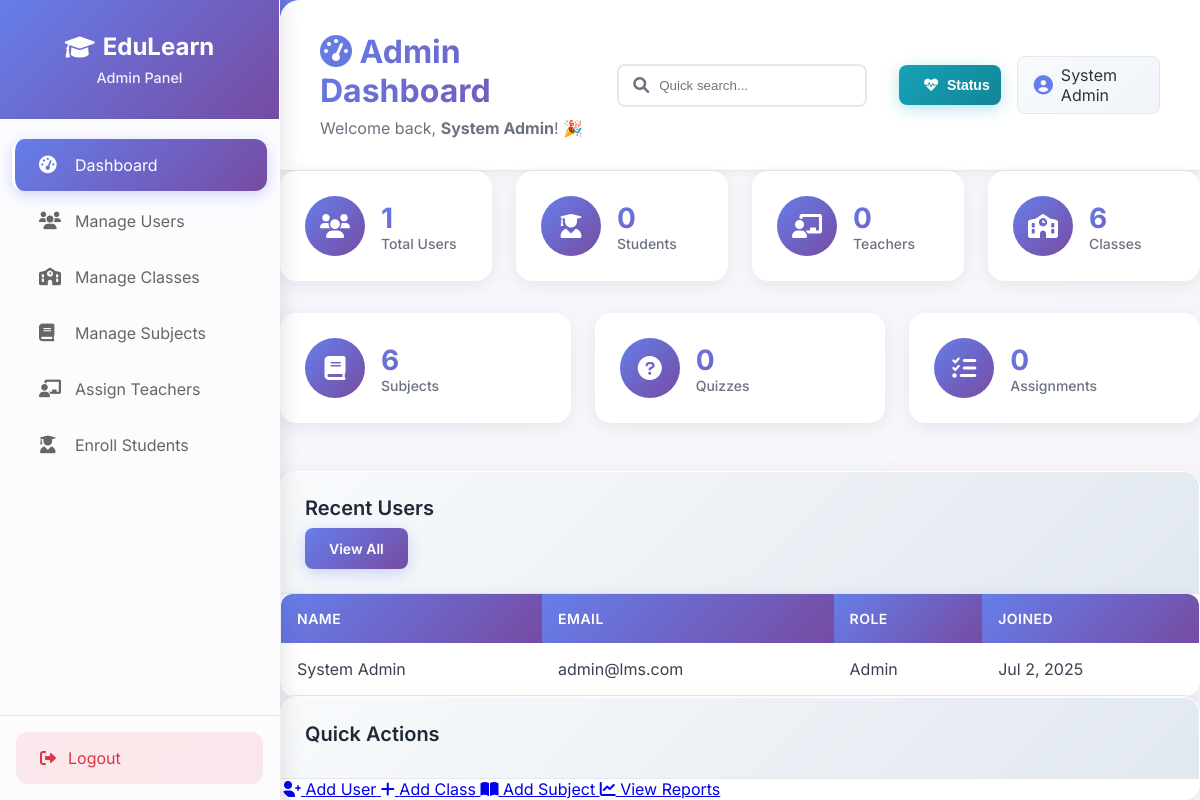
/admin/dashboard.php (signed in), run on an earlier commit of the app's database.
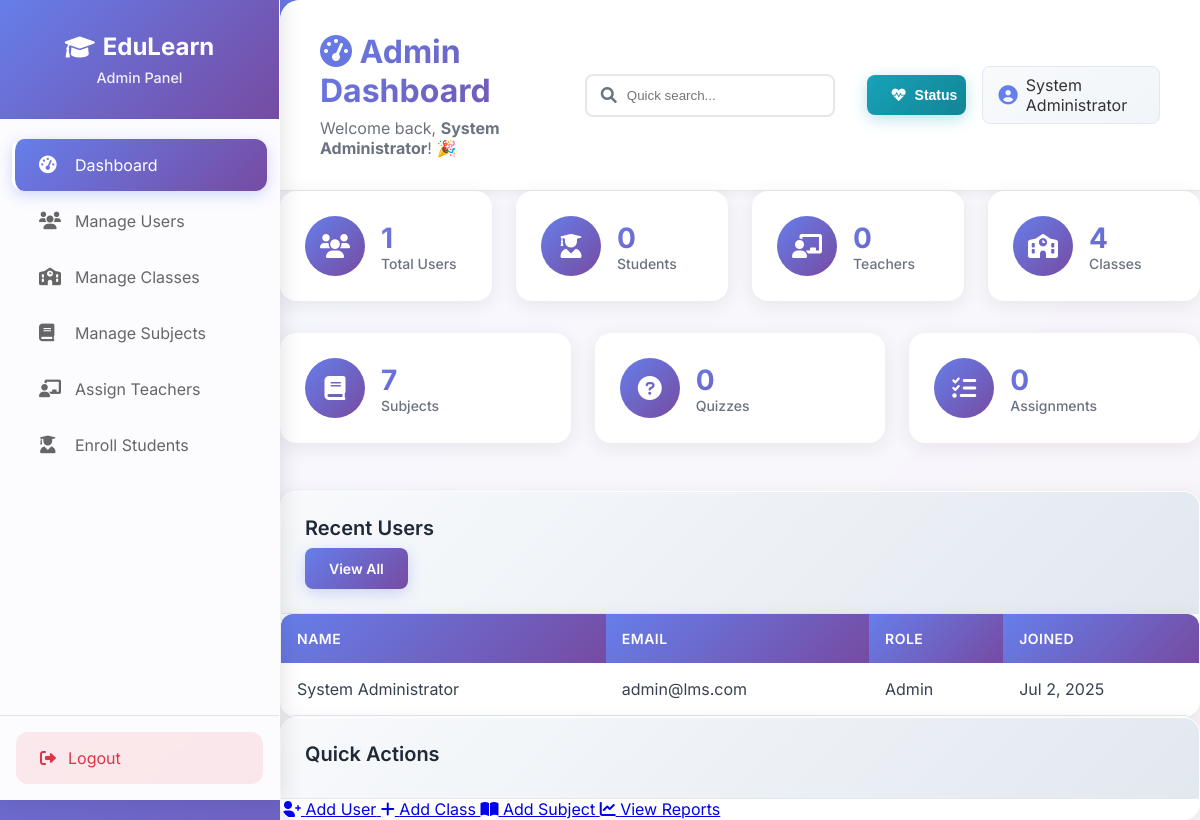
And on a later commit of the database.
### tables this page shows
CREATE TABLE users (
    id INT AUTO_INCREMENT PRIMARY KEY,
    name VARCHAR(255) NOT NULL,
    email VARCHAR(255) UNIQUE NOT NULL,
    password VARCHAR(255) NOT NULL,
    role ENUM('admin', 'teacher', 'student') NOT NULL,
    phone VARCHAR(20),
    address TEXT,
    date_of_birth DATE,
    is_active BOOLEAN DEFAULT TRUE,
    created_at TIMESTAMP DEFAULT CURRENT_TIMESTAMP,
    updated_at TIMESTAMP DEFAULT CURRENT_TIMESTAMP ON UPDATE CURRENT_TIMESTAMP,
    INDEX idx_email (email),
    INDEX idx_role (role),
    INDEX idx_active (is_active)
);

### admin/dashboard.php (the view, shortened to what the changed rows need)
<?php
require_once '../config/db.php';
$stats = [];
$result = $conn->query("SELECT COUNT(*) as count FROM users");
$stats['total_users'] = $result->fetch_assoc()['count'];
$result = $conn->query("SELECT COUNT(*) as count FROM users WHERE role = 'student'");
$stats['total_students'] = $result->fetch_assoc()['count'];
$result = $conn->query("SELECT COUNT(*) as count FROM users WHERE role = 'teacher'");
$stats['total_teachers'] = $result->fetch_assoc()['count'];
$result = $conn->query("SELECT COUNT(*) as count FROM classes");
$stats['total_classes'] = $result->fetch_assoc()['count'];
$result = $conn->query("SELECT COUNT(*) as count FROM subjects");
$stats['total_subjects'] = $result->fetch_assoc()['count'];
$result = $conn->query("SELECT COUNT(*) as count FROM quizzes");
$stats['total_quizzes'] = $result->fetch_assoc()['count'];
$result = $conn->query("SELECT COUNT(*) as count FROM assignments");
$stats['total_assignments'] = $result->fetch_assoc()['count'];
$recent_users = [];
$result = $conn->query("SELECT name, email, role, created_at FROM users ORDER BY created_at DESC LIMIT 5");
while ($row = $result->fetch_assoc()) {
    $recent_users[] = $row;
}
?>
<!DOCTYPE html>
<html lang="en">
<head>
    <link rel="stylesheet" href="https://cdnjs.cloudflare.com/ajax/libs/font-awesome/6.0.0/css/all.min.css">
    <link rel="stylesheet" href="../assets/css/teacher.css">
</head>
<body>
    <div class="dashboard-container">
        <aside class="sidebar">
            <div class="sidebar-header">
                <h2><i class="fas fa-graduation-cap"></i> EduLearn</h2>
            </div>
        </aside>
        <main class="main-content">
            <header class="content-header">
                <div class="header-left">
                    <h1><i class="fas fa-tachometer-alt"></i> Admin Dashboard</h1>
                    <p>Welcome back, <strong><?php echo htmlspecialchars($_SESSION['user_name']); ?></strong>! 🎉</p>
                </div>
                <div class="header-right">
                    <div class="user-info">
                        <i class="fas fa-user-circle"></i>
                        <span><?php echo htmlspecialchars($_SESSION['user_name']); ?></span>
                    </div>
                </div>
            </header>
            <div class="stats-grid">
                <div class="stat-card">
                    <div class="stat-content">
                        <h3><?php echo $stats['total_classes']; ?></h3>
                        <p>Classes</p>
                    </div>
                </div>
            </div>
            <div class="stats-grid" style="margin-top: 2rem;">
                <div class="stat-card">
                    <div class="stat-content">
                        <h3><?php echo $stats['total_subjects']; ?></h3>
                        <p>Subjects</p>
                    </div>
                </div>
            </div>
            <div class="content-grid" style="margin-top: 3rem;">
                <div class="content-card">
                    <div class="card-content">
                        <div class="table-responsive">
                            <table class="data-table">
                                <thead>
                                    <tr>
                                        <th>Name</th>
                                        <th>Email</th>
                                        <th>Role</th>
                                        <th>Joined</th>
                                    </tr>
                                </thead>
                                <tbody>
                                    <?php foreach ($recent_users as $user): ?>
                                        <tr>
                                            <td><?php echo htmlspecialchars($user['name']); ?></td>
                                            <td><?php echo htmlspecialchars($user['email']); ?></td>
                                            <td>
                                                <span class="badge badge-<?php echo $user['role']; ?>">
                                                    <?php echo ucfirst($user['role']); ?>
                                                </span>
                                            </td>
                                            <td><?php echo date('M j, Y', strtotime($user['created_at'])); ?></td>
                                        </tr>
                                    <?php endforeach; ?>
                                </tbody>
                            </table>
                        </div>
                    </div>
                </div>
            </div>
        </main>
    </div>
</body>
</html>

What changed in the data, as far as the page shows it:
changed users "admin@lms.com": name "System Admin" → "System Administrator"
Also different on the page:
$_SESSION['user_name']: "System Admin" → "System Administrator"
$stats['total_classes']: "6" → "4"
$stats['total_subjects']: "6" → "7"
